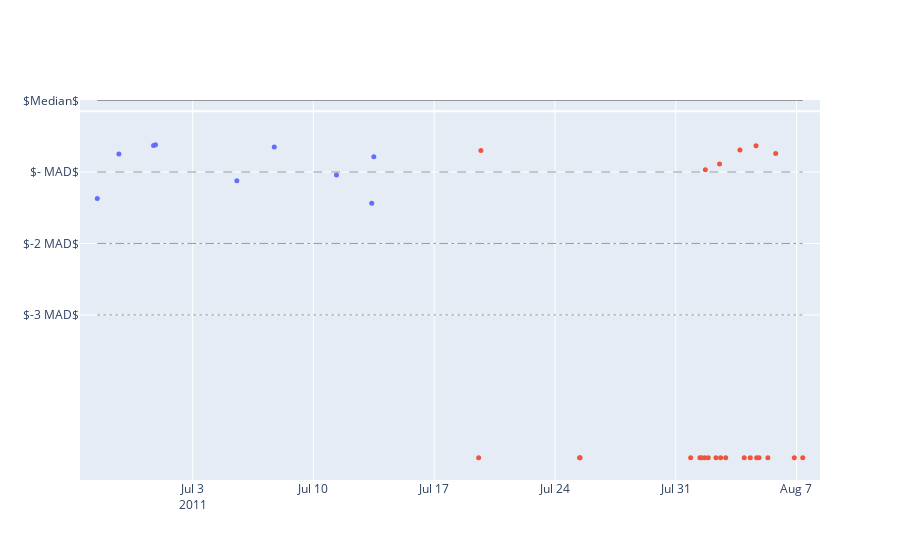

Here is the notebook cell this chart was saved with:
### Code cell
import plotly.express as px


def plot_all_scores(Model1, scale):
    df = Model1.df
    dff = df[df['Activity'] == 'Entertain_Guests']
    train_scores = Model1.train_scores

    plotly_colors = px.colors.qualitative.Plotly
    blue = plotly_colors[0]
    red = plotly_colors[1]

    scores = df['normality_score']

    median = np.median(train_scores)
    mad = scale * 1.48 * np.median(np.abs(train_scores - median))

    for i in range(len(scores)):
        if i < len(train_scores):
            continue
        if scores[i] < median - 1*mad:
            scores[i] = scores[i] - 1*mad

    # Scores below -4 mad are set to -4 mad
    scores[scores < median - 5*mad] = median - 5*mad

    df['normality_score'] = scores

    fig = go.Figure()

    fig.add_trace(go.Scatter(x=dff.index, y=dff['normality_score'], mode='markers', showlegend=False,
                                    marker=dict(color=dff['Data'].map({'Train': blue, 'Test': red}))))

 
    line_types = ['solid', 'dash', 'dashdot', 'dot']
    y_vals = [median, median-mad, median-2*mad, median-3*mad]
    for i, y_val in enumerate(y_vals):
        fig.add_shape(type='line', x0=dff.index[0], y0=y_val, x1=dff.index[-1], y1=y_val,
                        line=dict(color='grey', width=1, dash=line_types[i]), opacity=0.8)


    # All values below -3 mad, add circle annotation around them
    # Get indices of values below -3 mad
    below_3_mad = Model1.abnormal_observations.index

    # below_3_scores = df['normality_score'][below_3_mad]
    # width = 1
    # for i, score in zip(below_3_mad, below_3_scores):
    #     x0 = i - pd.Timedelta(days=width)
    #     x1 = i + pd.Timedelta(days=width)
    #     if type == 'sleep':
    #         height = mad/2
    #     else:   
    #         height = mad/2.5

    #     fig.add_shape(type="circle",
    #         xref="x", yref="y",
    #         x0=x0, y0=score + height, x1=x1, y1=score - height,
    #         line=dict(
    #             color="LightSeaGreen", width=1.5
    #         ),
    #     )

    lower_x = dff.index[0] - pd.Timedelta(days=1)
    upper_x = dff.index[-1] + pd.Timedelta(days=1)
    fig.update_xaxes(range=[lower_x, upper_x])
    fig.update_traces(marker=dict(size=3))


    fig.update_yaxes(tickvals=[median-3*mad, median-2*mad, median-mad, median],
                        ticktext=['$-3 MAD$', '$-2 MAD$', '$- MAD$', '$Median$'])

    # Marker size
    fig.update_traces(marker=dict(size=5))

    return fig, Model1

from plotly.subplots import make_subplots
fig = make_subplots(rows=2, cols=1, shared_xaxes=True, vertical_spacing=0.1, subplot_titles=('Combined activities', 'Sleep'))

# Add axis titles
fig.update_xaxes(title_text='Date', col=1, row=2)
fig.update_yaxes(title_text='Normality score', col=1, row=1)
fig.update_yaxes(title_text='Normality score', col=1, row=2)


fig, Model_combined = plot_all_scores(Model_combined, 3)
fig.show()

### Figure 1 — Plotly figure (JSON) as saved in the notebook; plotly's stock layout.template omitted (floating-point values rounded to 4 significant figures)
{"data": [{"marker": {"color": ["#636EFA", "#636EFA", "#636EFA", "#636EFA", "#636EFA", "#636EFA", "#636EFA", "#636EFA", "#636EFA", "#EF553B", "#EF553B", "#EF553B", "#EF553B", "#EF553B", "#EF553B", "#EF553B", "#EF553B", "#EF553B", "#EF553B", "#EF553B", "#EF553B", "#EF553B", "#EF553B", "#EF553B", "#EF553B", "#EF553B", "#EF553B", "#EF553B", "#EF553B", "#EF553B", "#EF553B", "#EF553B", "#EF553B"], "size": 5}, "mode": "markers", "showlegend": false, "type": "scatter", "x": ["2011-06-27T11:18:29", "2011-06-28T17:23:37", "2011-06-30T17:36:38", "2011-06-30T20:19:53", "2011-07-05T13:29:49", "2011-07-07T17:33:56", "2011-07-11T08:05:35", "2011-07-13T09:08:32", "2011-07-13T12:02:28", "2011-07-19T13:52:06", "2011-07-19T17:01:40", "2011-07-25T10:19:38", "2011-07-25T10:58:51", "2011-07-31T20:48:35", "2011-08-01T09:36:13", "2011-08-01T12:08:42", "2011-08-01T16:30:17", "2011-08-01T17:14:51", "2011-08-01T21:17:13", "2011-08-02T07:59:08", "2011-08-02T12:56:20", "2011-08-02T14:26:14", "2011-08-02T21:31:14", "2011-08-03T17:20:57", "2011-08-03T23:18:14", "2011-08-04T07:44:17", "2011-08-04T15:46:23", "2011-08-04T16:35:53", "2011-08-04T19:58:20", "2011-08-05T08:12:57", "2011-08-05T19:07:03", "2011-08-06T20:58:15", "2011-08-07T08:43:49"], "y": [-1.283, -0.63, -0.503, -0.4917, -1.022, -0.525, -0.9383, -1.352, -0.6672, -5.103, -0.5766, -5.103, -5.103, -5.103, -5.103, -5.103, -5.103, -0.8595, -5.103, -5.103, -0.7774, -5.103, -5.103, -0.5704, -5.103, -5.103, -0.5052, -5.103, -5.103, -5.103, -0.6207, -5.103, -5.103]}], "layout": {"shapes": [{"line": {"color": "grey", "dash": "solid", "width": 1}, "opacity": 0.8, "type": "line", "x0": "2011-06-27T11:18:29", "x1": "2011-08-07T08:43:49", "y0": 0.1594, "y1": 0.1594}, {"line": {"color": "grey", "dash": "dash", "width": 1}, "opacity": 0.8, "type": "line", "x0": "2011-06-27T11:18:29", "x1": "2011-08-07T08:43:49", "y0": -0.8931, "y1": -0.8931}, {"line": {"color": "grey", "dash": "dashdot", "width": 1}, "opacity": 0.8, "type": "line", "x0": "2011-06-27T11:18:29", "x1": "2011-08-07T08:43:49", "y0": -1.946, "y1": -1.946}, {"line": {"color": "grey", "dash": "dot", "width": 1}, "opacity": 0.8, "type": "line", "x0": "2011-06-27T11:18:29", "x1": "2011-08-07T08:43:49", "y0": -2.998, "y1": -2.998}], "xaxis": {"range": ["2011-06-26T11:18:29", "2011-08-08T08:43:49"]}, "yaxis": {"ticktext": ["$-3 MAD$", "$-2 MAD$", "$- MAD$", "$Median$"], "tickvals": [-2.998, -1.946, -0.8931, 0.1594]}}}
